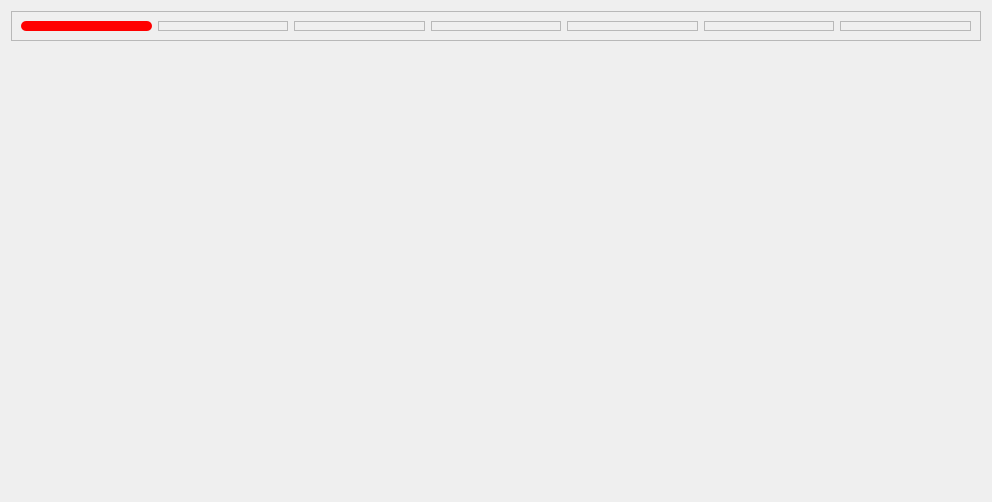
             <widget class="QWidget" name="RootLocusPage">
              <layout class="QVBoxLayout" name="verticalLayout_3">
               <item>
                <widget class="QFrame" name="frame_4">
                 <property name="minimumSize">
                  <size>
                   <width>0</width>
                   <height>30</height>
                  </size>
                 </property>
                 <property name="maximumSize">
                  <size>
                   <width>16777215</width>
                   <height>30</height>
                  </size>
                 </property>
                 <property name="frameShape">
                  <enum>QFrame::StyledPanel</enum>
                 </property>
                 <property name="frameShadow">
                  <enum>QFrame::Raised</enum>
                 </property>
                 <layout class="QHBoxLayout" name="horizontalLayout_3">
                  <item>
                   <widget class="QFrame" name="frame_6">
                    <property name="styleSheet">
                     <string notr="true">background-color: rgb(255, 0, 0);
border-radius : 5px;
border: none;</string>
                    </property>
                    <property name="frameShape">
                     <enum>QFrame::StyledPanel</enum>
                    </property>
                    <property name="frameShadow">
                     <enum>QFrame::Raised</enum>
                    </property>
                   </widget>
                  </item>
                  <item>
                   <widget class="QFrame" name="frame_11">
                    <property name="frameShape">
                     <enum>QFrame::StyledPanel</enum>
                    </property>
                    <property name="frameShadow">
                     <enum>QFrame::Raised</enum>
                    </property>
                   </widget>
                  </item>
                  <item>
                   <widget class="QFrame" name="frame_5">
                    <property name="frameShape">
                     <enum>QFrame::StyledPanel</enum>
                    </property>
                    <property name="frameShadow">
                     <enum>QFrame::Raised</enum>
                    </property>
                   </widget>
                  </item>
                  <item>
                   <widget class="QFrame" name="frame_10">
                    <property name="frameShape">
                     <enum>QFrame::StyledPanel</enum>
                    </property>
                    <property name="frameShadow">
                     <enum>QFrame::Raised</enum>
                    </property>
                   </widget>
                  </item>
                  <item>
                   <widget class="QFrame" name="frame_8">
                    <property name="frameShape">
                     <enum>QFrame::StyledPanel</enum>
                    </property>
                    <property name="frameShadow">
                     <enum>QFrame::Raised</enum>
                    </property>
                   </widget>
                  </item>
                  <item>
                   <widget class="QFrame" name="frame_7">
                    <property name="frameShape">
                     <enum>QFrame::StyledPanel</enum>
                    </property>
                    <property name="frameShadow">
                     <enum>QFrame::Raised</enum>
                    </property>
                   </widget>
                  </item>
                  <item>
                   <widget class="QFrame" name="frame_9">
                    <property name="frameShape">
                     <enum>QFrame::StyledPanel</enum>
                    </property>
                    <property name="frameShadow">
                     <enum>QFrame::Raised</enum>
                    </property>
                   </widget>
                  </item>
                 </layout>
                </widget>
               </item>
               <item>
                <widget class="QFrame" name="frame_2">
                 <property name="styleSheet">
                  <string notr="true">
border: none;</string>
                 </property>
                 <property name="frameShape">
                  <enum>QFrame::StyledPanel</enum>
                 </property>
                 <property name="frameShadow">
                  <enum>QFrame::Raised</enum>
                 </property>
                 <layout class="QHBoxLayout" name="horizontalLayout_4">
                  <item>
                   <widget class="QFrame" name="frame_13">
                    <property name="sizePolicy">
                     <sizepolicy hsizetype="Expanding" vsizetype="Expanding">
                      <horstretch>0</horstretch>
                      <verstretch>0</verstretch>
                     </sizepolicy>
                    </property>
                    <property name="minimumSize">
                     <size>
                      <width>200</width>
                      <height>0</height>
                     </size>
                    </property>
                    <property name="styleSheet">
                     <string notr="true">image: url(:/Asset/Asset/Modul 23.png);
border: none;</string>
                    </property>
                    <property name="frameShape">
                     <enum>QFrame::StyledPanel</enum>
                    </property>
                    <property name="frameShadow">
                     <enum>QFrame::Raised</enum>
                    </property>
                   </widget>
                  </item>
                  <item>
                   <widget class="QFrame" name="frame_14">
                    <property name="minimumSize">
                     <size>
                      <width>300</width>
                      <height>0</height>
                     </size>
                    </property>
                    <property name="frameShape">
                     <enum>QFrame::StyledPanel</enum>
                    </property>
                    <property name="frameShadow">
                     <enum>QFrame::Raised</enum>
                    </property>
                    <layout class="QVBoxLayout" name="verticalLayout_6">
                     <item>
                      <widget class="QFrame" name="frame_17">
                       <property name="sizePolicy">
                        <sizepolicy hsizetype="Expanding" vsizetype="Expanding">
                         <horstretch>0</horstretch>
                         <verstretch>0</verstretch>
                        </sizepolicy>
                       </property>
                       <property name="styleSheet">
                        <string notr="true">image: url(:/Asset/Asset/Root Locus.png);
border: none;</string>
                       </property>
                       <property name="frameShape">
                        <enum>QFrame::StyledPanel</enum>
                       </property>
                       <property name="frameShadow">
                        <enum>QFrame::Raised</enum>
                       </property>
                      </widget>
                     </item>
                     <item>
                      <widget class="QFrame" name="frame_16">
                       <property name="sizePolicy">
                        <sizepolicy hsizetype="Expanding" vsizetype="Expanding">
                         <horstretch>0</horstretch>
                         <verstretch>0</verstretch>
                        </sizepolicy>
                       </property>
                       <property name="styleSheet">
                        <string notr="true">image: url(:/Asset/Asset/FreqResp.png);
border: none;</string>
                       </property>
                       <property name="frameShape">
                        <enum>QFrame::StyledPanel</enum>
                       </property>
                       <property name="frameShadow">
                        <enum>QFrame::Raised</enum>
                       </property>
                      </widget>
                     </item>
                    </layout>
                   </widget>
                  </item>
                  <item>
                   <spacer name="horizontalSpacer">
                    <property name="orientation">
                     <enum>Qt::Horizontal</enum>
                    </property>
                    <property name="sizeHint" stdset="0">
                     <size>
                      <width>40</width>
                      <height>20</height>
                     </size>
                    </property>
                   </spacer>
                  </item>
                  <item>
                   <widget class="QFrame" name="frame_15">
                    <property name="sizePolicy">
                     <sizepolicy hsizetype="Expanding" vsizetype="Preferred">
                      <horstretch>0</horstretch>
                      <verstretch>0</verstretch>
                     </sizepolicy>
                    </property>
                    <property name="minimumSize">
                     <size>
                      <width>400</width>
                      <height>0</height>
                     </size>
                    </property>
                    <property name="sizeIncrement">
                     <size>
                      <width>0</width>
                      <height>0</height>
                     </size>
                    </property>
                    <property name="frameShape">
                     <enum>QFrame::StyledPanel</enum>
                    </property>
                    <property name="frameShadow">
                     <enum>QFrame::Raised</enum>
                    </property>
                    <layout class="QVBoxLayout" name="verticalLayout_5">
                     <item>
                      <spacer name="verticalSpacer_15">
                       <property name="orientation">
                        <enum>Qt::Vertical</enum>
                       </property>
                       <property name="sizeHint" stdset="0">
                        <size>
                         <width>20</width>
                         <height>40</height>
                        </size>
                       </property>
                      </spacer>
                     </item>
                     <item>
                      <widget class="QPushButton" name="RunRL">
                       <property name="sizePolicy">
                        <sizepolicy hsizetype="Expanding" vsizetype="Preferred">
                         <horstretch>0</horstretch>
                         <verstretch>0</verstretch>
                        </sizepolicy>
                       </property>
                       <property name="minimumSize">
                        <size>
                         <width>0</width>
                         <height>141</height>
                        </size>
                       </property>
                       <property name="styleSheet">
                        <string notr="true">QPushButton {
 		background-color: rgba(0, 255, 0, 255);
		border-color: rgb(255, 255, 255);
		border-radius : 2px;
		color: rgb(255, 255, 255);
		image: url(:/Asset/Asset/Run1.png);
		font-size: 40px;
		padding:7px;
		font-family: "SF Pro Display"; 
			font-weight: bold; 
    		font-style: normal;

}

/* Saat mouse hover */
QPushButton:hover {
	image: url(:/Asset/Asset/Run2.png);
    background-color: rgba(0, 200, 0, 225);
};
border: none;</string>
                       </property>
                       <property name="text">
                        <string />
                       </property>
                      </widget>
                     </item>
                     <item>
                      <spacer name="verticalSpacer_16">
                       <property name="orientation">
                        <enum>Qt::Vertical</enum>
                       </property>
                       <property name="sizeHint" stdset="0">
                        <size>
                         <width>20</width>
                         <height>40</height>
                        </size>
                       </property>
                      </spacer>
                     </item>
                     <item>
                      <widget class="QPushButton" name="RunFreq">
                       <property name="sizePolicy">
                        <sizepolicy hsizetype="Expanding" vsizetype="Preferred">
                         <horstretch>0</horstretch>
                         <verstretch>0</verstretch>
                        </sizepolicy>
                       </property>
                       <property name="minimumSize">
                        <size>
                         <width>0</width>
                         <height>141</height>
                        </size>
                       </property>
                       <property name="styleSheet">
                        <string notr="true">QPushButton {
 		background-color: rgba(0, 255, 0, 255);
		border-color: rgb(255, 255, 255);
		border-radius : 2px;
		color: rgb(255, 255, 255);
		image: url(:/Asset/Asset/Run1.png);
		font-size: 40px;
		padding:7px;
		font-family: "SF Pro Display"; 
			font-weight: bold; 
    		font-style: normal;

}

/* Saat mouse hover */
QPushButton:hover {
	image: url(:/Asset/Asset/Run2.png);
    background-color: rgba(0, 200, 0, 225);
};
border: none;</string>
                       </property>
                       <property name="text">
                        <string />
                       </property>
                      </widget>
                     </item>
                     <item>
                      <spacer name="verticalSpacer_17">
                       <property name="orientation">
                        <enum>Qt::Vertical</enum>
                       </property>
                       <property name="sizeHint" stdset="0">
                        <size>
                         <width>20</width>
                         <height>40</height>
                        </size>
                       </property>
                      </spacer>
                     </item>
                    </layout>
                   </widget>
                  </item>
                 </layout>
                </widget>
               </item>
              </layout>
             </widget>
